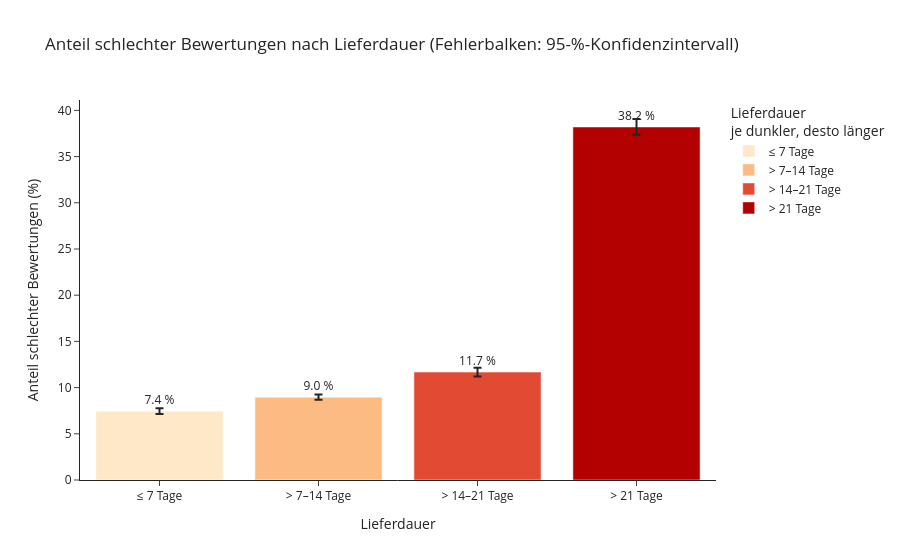

This figure's notebook cell:
### Code cell
# Daten für die Grafik vorbereiten
plot_b2 = Bewertungen_nach_Lieferzeit.reset_index()
plot_b2["Lieferdauer"] = plot_b2["delivery_days_group"].astype(str)
plot_b2["Anteil (%)"] = plot_b2["share_bad"] * 100
plot_b2["Fehler oben"] = (plot_b2["ci_high"] - plot_b2["share_bad"]) * 100
plot_b2["Fehler unten"] = (plot_b2["share_bad"] - plot_b2["ci_low"]) * 100

# Balkendiagramm mit Konfidenzintervallen
fig = px.bar(
    plot_b2,
    x="Lieferdauer",
    y="Anteil (%)",
    error_y="Fehler oben",
    error_y_minus="Fehler unten",
    text=plot_b2["Anteil (%)"].round(1).astype(str) + " %",
    hover_data={"n_orders": True, "n_bad": True},
    template='simple_white',
    color="Lieferdauer",
    title="Anteil schlechter Bewertungen nach Lieferdauer (Fehlerbalken: 95-%-Konfidenzintervall)",
)

fig.update_traces(textposition="outside")
fig.update_layout(yaxis_title="Anteil schlechter Bewertungen (%)", legend_title_text="Lieferdauer<br>je dunkler, desto länger")
fig.show()

### Figure 1 — Plotly figure (JSON) as saved in the notebook; plotly's stock layout.template omitted (floating-point values rounded to 4 significant figures)
{"data": [{"customdata": [[25933, 1931]], "error_y": {"array": [0.3259], "arrayminus": [0.3132]}, "hovertemplate": "Lieferdauer=%{x}<br>Anteil (%)=%{y}<br>text=%{text}<br>n_orders=%{customdata[0]}<br>n_bad=%{customdata[1]}<extra></extra>", "legendgroup": "≤ 7 Tage", "marker": {"color": "#fee8c8", "pattern": {"shape": ""}}, "name": "≤ 7 Tage", "orientation": "v", "showlegend": true, "text": ["7.4 %"], "textposition": "outside", "type": "bar", "x": ["≤ 7 Tage"], "xaxis": "x", "y": [7.446], "yaxis": "y"}, {"customdata": [[39997, 3584]], "error_y": {"array": [0.2839], "arrayminus": [0.276]}, "hovertemplate": "Lieferdauer=%{x}<br>Anteil (%)=%{y}<br>text=%{text}<br>n_orders=%{customdata[0]}<br>n_bad=%{customdata[1]}<extra></extra>", "legendgroup": "> 7–14 Tage", "marker": {"color": "#fdbb84", "pattern": {"shape": ""}}, "name": "> 7–14 Tage", "orientation": "v", "showlegend": true, "text": ["9.0 %"], "textposition": "outside", "type": "bar", "x": ["> 7–14 Tage"], "xaxis": "x", "y": [8.961], "yaxis": "y"}, {"customdata": [[17582, 2053]], "error_y": {"array": [0.4831], "arrayminus": [0.4663]}, "hovertemplate": "Lieferdauer=%{x}<br>Anteil (%)=%{y}<br>text=%{text}<br>n_orders=%{customdata[0]}<br>n_bad=%{customdata[1]}<extra></extra>", "legendgroup": "> 14–21 Tage", "marker": {"color": "#e34a33", "pattern": {"shape": ""}}, "name": "> 14–21 Tage", "orientation": "v", "showlegend": true, "text": ["11.7 %"], "textposition": "outside", "type": "bar", "x": ["> 14–21 Tage"], "xaxis": "x", "y": [11.68], "yaxis": "y"}, {"customdata": [[12312, 4704]], "error_y": {"array": [0.8618], "arrayminus": [0.8545]}, "hovertemplate": "Lieferdauer=%{x}<br>Anteil (%)=%{y}<br>text=%{text}<br>n_orders=%{customdata[0]}<br>n_bad=%{customdata[1]}<extra></extra>", "legendgroup": "> 21 Tage", "marker": {"color": "#b30000", "pattern": {"shape": ""}}, "name": "> 21 Tage", "orientation": "v", "showlegend": true, "text": ["38.2 %"], "textposition": "outside", "type": "bar", "x": ["> 21 Tage"], "xaxis": "x", "y": [38.21], "yaxis": "y"}], "layout": {"barmode": "relative", "legend": {"title": {"text": "Lieferdauer<br>je dunkler, desto länger"}, "tracegroupgap": 0}, "title": {"text": "Anteil schlechter Bewertungen nach Lieferdauer (Fehlerbalken: 95-%-Konfidenzintervall)"}, "xaxis": {"anchor": "y", "categoryarray": ["≤ 7 Tage", "> 7–14 Tage", "> 14–21 Tage", "> 21 Tage"], "categoryorder": "array", "domain": [0, 1], "title": {"text": "Lieferdauer"}}, "yaxis": {"anchor": "x", "domain": [0, 1], "title": {"text": "Anteil schlechter Bewertungen (%)"}}}}
